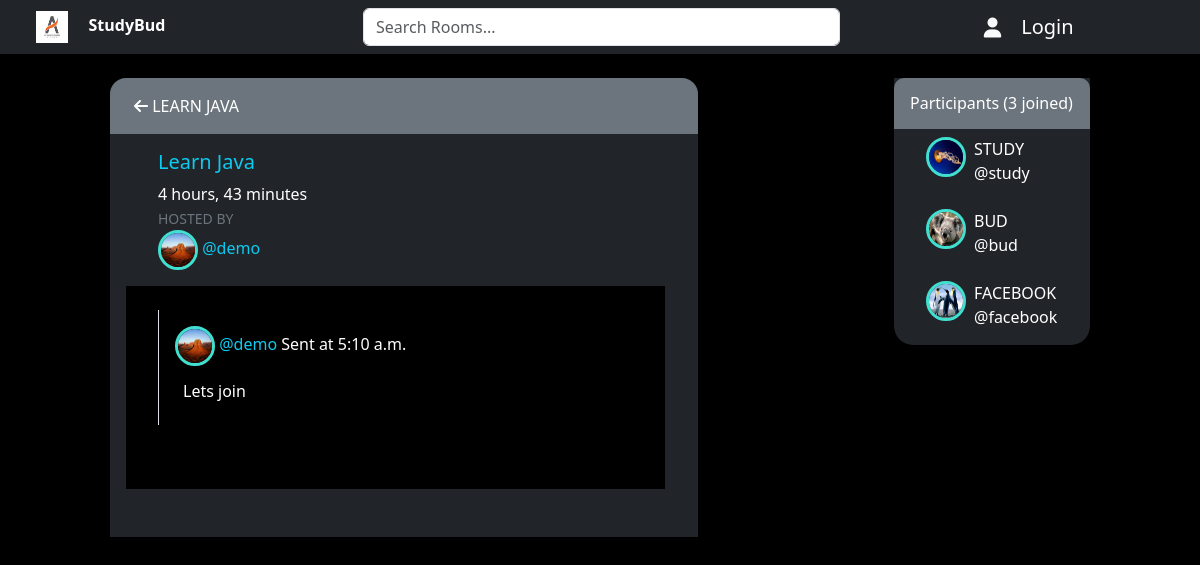
The page /room/4/ on the database its author committed.
### studybudapp/models.py (models this page shows, shortened)
class Room(models.Model):
    host=models.ForeignKey(UserProfile, on_delete=models.CASCADE,null=True)
    topic=models.ForeignKey(Topic, on_delete=models.CASCADE,null=True)
    name=models.CharField(max_length=100)
    description=models.TextField(max_length=250)
    participants=models.ManyToManyField(UserProfile,related_name='participants',blank=True)
    updated=models.DateTimeField(auto_now=True)
    created=models.DateTimeField(auto_now_add=True)
    class Meta:
        ordering=['-updated','-created']

class UserProfile(models.Model):
    user=models.ForeignKey(User,on_delete=models.CASCADE)
    userImage=models.ImageField(upload_to='user_image/',blank=True,null=True)
    def __str__(self):
        return str(self.user)

class Message(models.Model):
    userhost=models.ForeignKey(UserProfile, on_delete=models.CASCADE)
    room=models.ForeignKey(Room,on_delete=models.CASCADE)
    body=models.TextField()
    updated=models.DateTimeField(auto_now=True)
    created=models.DateTimeField(auto_now_add=True)

### studybudapp/views.py (the view)
# urls.py: path('room/<str:pk>/',views.room,name="room"),
def room(request,pk):
    room=Room.objects.get(id=pk)
    room_message=Message.objects.filter(room=pk).order_by('-created')
    participants=room.participants.all()
    if request.method=='POST':
        Message.objects.create(
            userhost=getUserProfileId(request),
            room=room,
            body=request.POST.get('body')
        )
        if room.host.user!=request.user:
            room.participants.add(getUserProfileId(request))
        return redirect('room',pk=room.id)
    else:
        context={
            'room':room,
            'room_messages':room_message,
            'participants':participants,
            'userprofile':getUserProfileId(request) if request.user.is_authenticated else ''
        }
        return render(request,'room.html',context)

### templates/room.html (shortened to what this page needs)
{% extends "master.html" %}
{% load static %}
{% block css %}<link rel="stylesheet" href="{% static 'css/room.css' %}" />{% endblock css %}
{% block content %}
{% include "navbar.html" %}
<div class="container-fluid d-flex flex-md-row flex-column justify-content-md-around"
  id="roompage">
  <div class="col-md-6 col-12 mt-md-4 mt-2 h-100">
    <header class="bg-secondary p-3 room-header ps-4">
      <a href="/" id="room_header" class="text-decoration-none text-white h6">
        <i class="fa fa-arrow-left"></i> {{room.name|upper}}
      </a>
    </header>
    <div class="comment-wrapper bg-dark text-white pb-5">
      <div class="col-12 d-flex justify-content-between px-3">
        <div class="ms-md-3 p-3 comment-wrapper-details">
          <h5 class="text-info">{{room.name}}</h5>
          <span>{{room.created|timesince}}</span><br />
          <small class="text-secondary">HOSTED BY</small><br />
          <img src="{{room.host.userImage.url}}" alt="" id="userimage" />
          <a
            class="text-info text-decoration-none py-3"
            href="{% url 'user_profile' room.host.id %}"
            >@{{room.host.user.username}}</a
          >
        </div>
      </div>
      <div
        class="room_messages d-flex flex-column justify-content-between px-2 mx-3 col-11 pb-3"
      >
        {% for room_message in room_messages %}
        <div>
          <div class="border-start py-3 m-4 ps-3">
            <div class="d-md-flex justify-content-between col-12">
              <div>
                <img
                  src="{{room_message.userhost.userImage.url}}"
                  alt=""
                  id="userimage"
                />
                <a
                  class="text-info text-decoration-none py-3"
                  href="{% url 'user_profile' room_message.userhost.id %}"
                  >@{{room_message.userhost.user}}</a
                >
                <span>Sent at {{room_message.created|time}}</span>
                <h6 class="mt-3 ms-2">{{room_message.body}}</h6>
              </div>
            </div>
          </div>
        </div>
        {% endfor %} {% comment %} Comment Box section {% endcomment %}
      </div>
    </div>
  </div>
  <div class="col-lg-2 col-md-3 col-12 mt-md-4 my-2">
    <div class="col-12 bg-dark participants">
    <h6 class="col-12 bg-secondary p-3 room_participants text-white">
      Participants ({{participants.all.count}} joined)
    </h6>
    {% for userProfile in participants %}
    <div class="col-12 d-flex mb-2 pb-3 px-3">
    <img
        src="{{userProfile.userImage.url}}"
        alt=""
        id="userimage"
        class="ms-3"
    />
        <div class="ms-2">
            <span class="text-white">{{userProfile.user.username|upper}}</span><br />
            <a
            class="text-white text-decoration-none py-3"
            href="{% url 'user_profile' userProfile.id %}"
            >@{{userProfile}}</a
            >
        </div>
    </div>
    {% endfor %}
  </div>
</div>
{% endblock content %}

### static/css/master.css (style rules this page uses)
* { margin: 0; padding: 0; box-sizing: border-box; }
#userimage { width: 40px; height: 40px; border-radius: 50%; border: 3px solid turquoise; position: relative; }

### static/css/room.css (style rules this page uses)
#roompage { min-height: 100vh; background-color: black; }
.room_messages { min-height: auto; background-color: black; }
.room_participants { border-top-left-radius: 10px; border-top-right-radius: 10px; }
.room-header { border-top-left-radius: 1em; border-top-right-radius: 1em; }
.participants { border-bottom-left-radius: 1.2em; border-bottom-right-radius: 1.2em; }

### rows shown on the page
Room: name "LEARN JAVA", name "Learn Java", created "4 hours, 43 minutes", host.userImage (picture), host.user.username "demo"
Message: userhost.userImage (picture), userhost.user "demo", created "5:10 a.m.", body "Lets join"
UserProfile: userImage (picture), user.username "STUDY", user.username "study"
UserProfile: userImage (picture), user.username "BUD", user.username "bud"
UserProfile: userImage (picture), user.username "FACEBOOK", user.username "facebook"

### other values the page prints
{{ participants.all.count }} "3"
